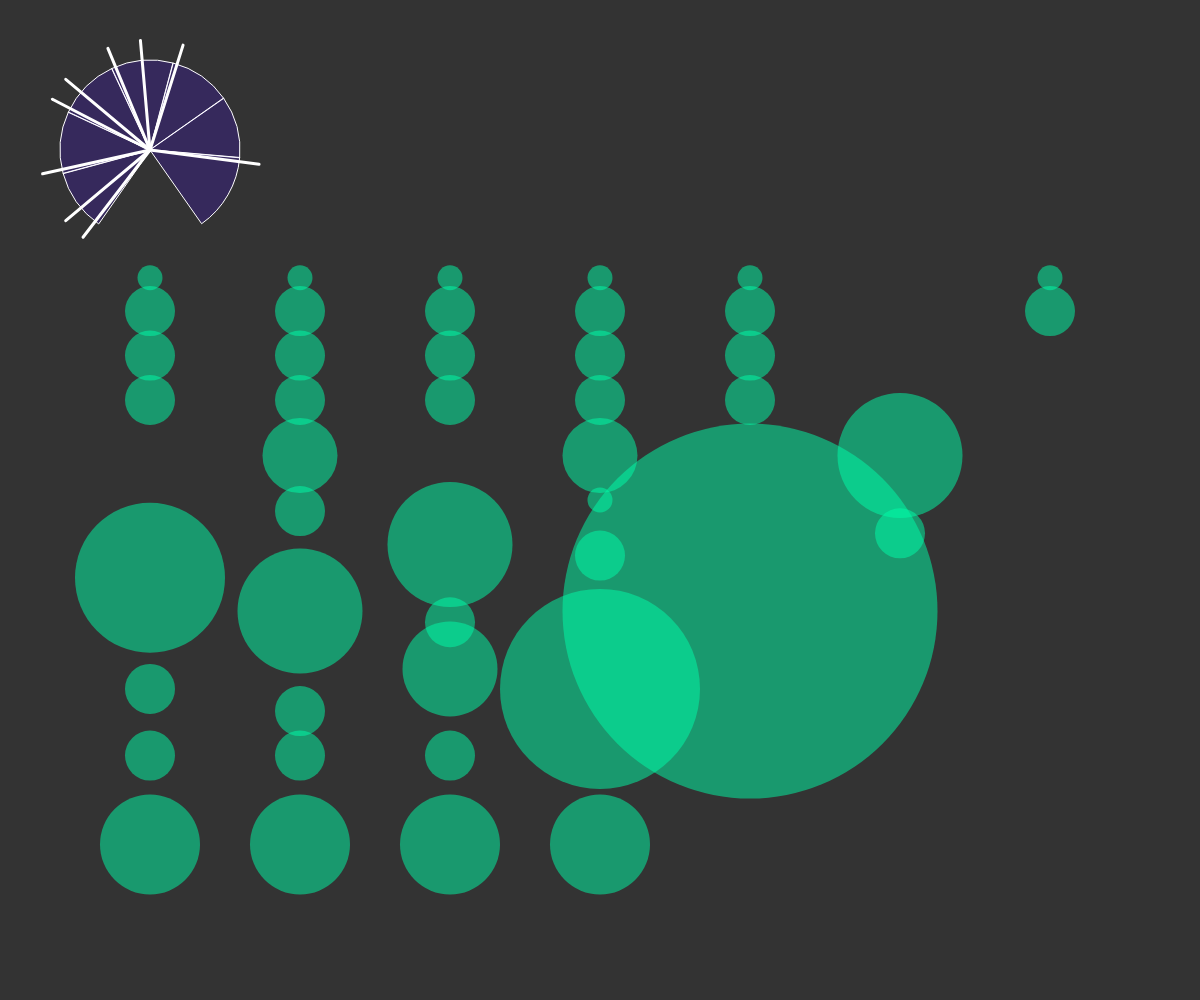
Frame 1 (no input)
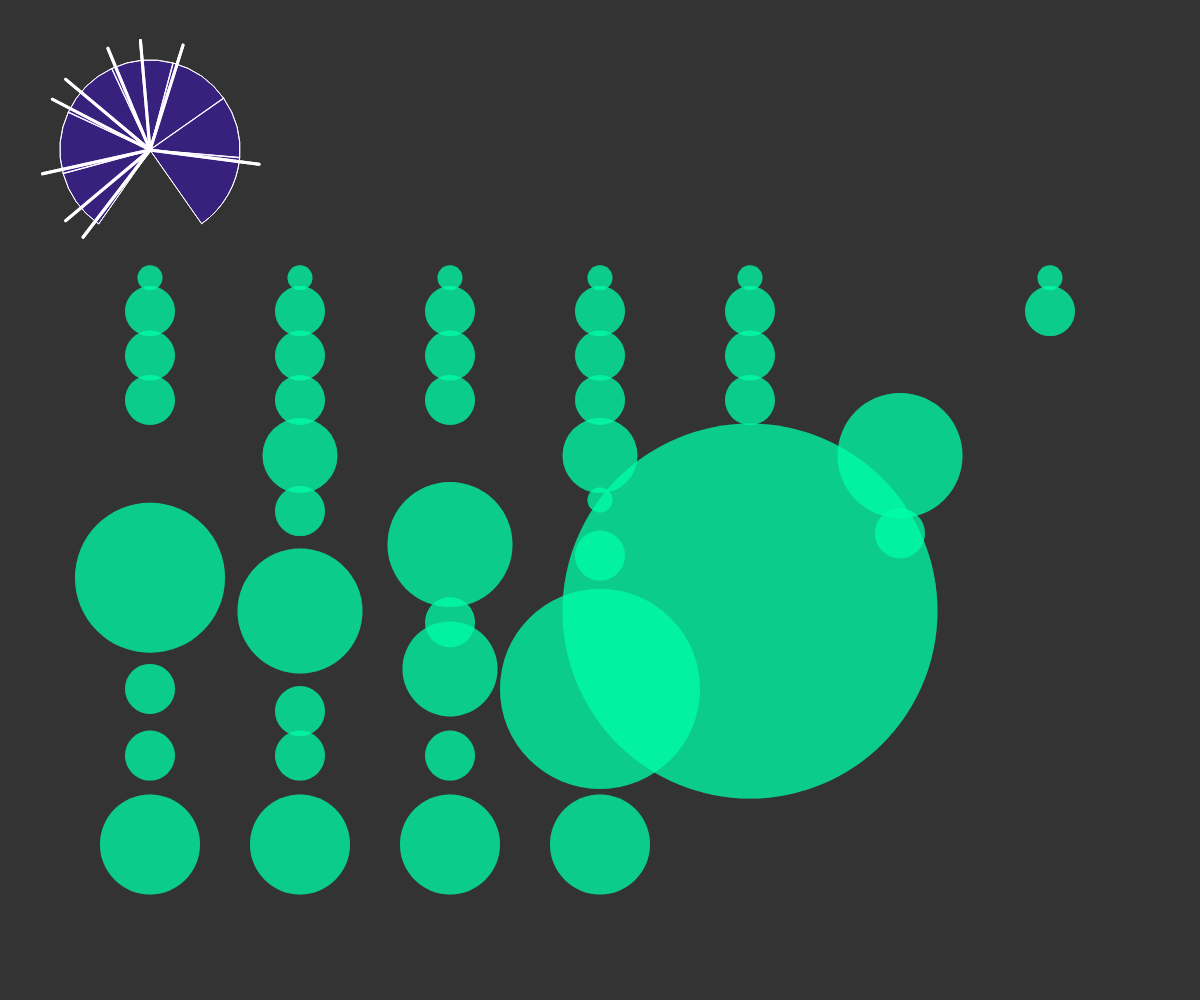
Frame 2 (the mouse pressed at the canvas centre, redrawn once)

The p5.js sketch that drew these frames (run headless with seeded random() and noise() and a simulated clock; the mouse was pressed at the canvas centre and the sketch redrawn once):

// p5.js sketch
// ── sketch.js
/** Midterm Project by 
 * Laura Kurtzberg
 * for Creative Coding
 * UM Interactive
 **/
 
var canvaswidth = 1200;
var canvasheight = 1000;
var margin = 40;

var timewindow = 0;
var myschedule = 
[
  {
    "day": "Monday",
    "starttime": 7,
    "endtime": 7,
    "name": "Wake Up",
    "type": "moment"
  },
  {
    "day": "Monday",
    "starttime": 7.5,
    "endtime": 8,
    "name": "Yoga",
    "type": "yoga"
  },
  {
    "day": "Monday",
    "starttime": 8,
    "endtime": 9,
    "name": "Breakfast",
    "type": "food"
  },
  {
    "day": "Monday",
    "starttime": 9,
    "endtime": 10,
    "name": "Get Ready",
    "type": "prep"
  },
  {
    "day": "Monday",
    "starttime": 10,
    "endtime": 11,
    "name": "Morning Commute",
    "type": "commute"
  },
  {
    "day": "Monday",
    "starttime": 12,
    "endtime": 12,
    "name": "Snack",
    "type": "food"
  },
  {
    "day": "Monday",
    "starttime": 13,
    "endtime": 16,
    "name": "Design Innovation",
    "type": "class"
  },
  {
    "day": "Monday",
    "starttime": 16.5,
    "endtime": 17.5,
    "name": "Evening Commute",
    "type": "commute"
  },
  {
    "day": "Monday",
    "starttime": 18,
    "endtime": 19,
    "name": "Dinner",
    "type": "food"
  },
  {
    "day": "Monday",
    "starttime": 19.5,
    "endtime": 21.5,
    "name": "Capoeira",
    "type": "capoeira"
  },
  {
    "day": "Tuesday",
    "starttime": 7,
    "endtime": 7,
    "name": "Wake Up",
    "type": "moment"
  },
  {
    "day": "Tuesday",
    "starttime": 7.5,
    "endtime": 8,
    "name": "Yoga",
    "type": "yoga"
  },
  {
    "day": "Tuesday",
    "starttime": 8,
    "endtime": 9,
    "name": "Breakfast",
    "type": "food"
  },
  {
    "day": "Tuesday",
    "starttime": 9,
    "endtime": 10,
    "name": "Get Ready",
    "type": "prep"
  },
  {
    "day": "Tuesday",
    "starttime": 10,
    "endtime": 11,
    "name": "Morning Commute",
    "type": "commute"
  },
  {
    "day": "Tuesday",
    "starttime": 11,
    "endtime": 12.5,
    "name": "Data Viz",
    "type": "class"
  },
  {
    "day": "Tuesday",
    "starttime": 12.5,
    "endtime": 13.5,
    "name": "Capoeira Club",
    "type": "capoeira"
  },
  {
    "day": "Tuesday",
    "starttime": 14,
    "endtime": 16.5,
    "name": "Interfaces",
    "type": "class"
  },
  {
    "day": "Thursday",
    "starttime": 14,
    "endtime": 14,
    "name": "Snack",
    "type": "food"
  },
  {
    "day": "Tuesday",
    "starttime": 17,
    "endtime": 18,
    "name": "Evening Commute",
    "type": "commute"
  },
  {
    "day": "Tuesday",
    "starttime": 18,
    "endtime": 19,
    "name": "Dinner",
    "type": "food"
  },
  {
    "day": "Tuesday",
    "starttime": 19.5,
    "endtime": 21.5,
    "name": "Capoeira",
    "type": "capoeira"
  },
  {
    "day": "Wednesday",
    "starttime": 7,
    "endtime": 7,
    "name": "Wake Up",
    "type": "moment"
  },
  {
    "day": "Wednesday",
    "starttime": 7.5,
    "endtime": 8,
    "name": "Yoga",
    "type": "yoga"
  },
  {
    "day": "Wednesday",
    "starttime": 8,
    "endtime": 9,
    "name": "Breakfast",
    "type": "food"
  },
  {
    "day": "Wednesday",
    "starttime": 9,
    "endtime": 10,
    "name": "Get Ready",
    "type": "prep"
  },
  {
    "day": "Wednesday",
    "starttime": 10,
    "endtime": 11,
    "name": "Morning Commute",
    "type": "commute"
  },
  {
    "day": "Wednesday",
    "starttime": 12,
    "endtime": 12,
    "name": "Snack",
    "type": "food"
  },
  {
    "day": "Wednesday",
    "starttime": 12.5,
    "endtime": 15,
    "name": "Creative Coding",
    "type": "class"
  },
  {
    "day": "Wednesday",
    "starttime": 15,
    "endtime": 16,
    "name": "Counseling",
    "type": "appointment"
  },
  {
    "day": "Wednesday",
    "starttime": 15.6,
    "endtime": 17.5,
    "name": "Evening Commute",
    "type": "commute"
  },
  {
    "day": "Wednesday",
    "starttime": 18,
    "endtime": 19,
    "name": "Dinner",
    "type": "food"
  },
  {
    "day": "Wednesday",
    "starttime": 19.5,
    "endtime": 21.5,
    "name": "Capoeira",
    "type": "capoeira"
  },
  {
    "day": "Thursday",
    "starttime": 7,
    "endtime": 7,
    "name": "Wake Up",
    "type": "moment"
  },
  {
    "day": "Thursday",
    "starttime": 7.5,
    "endtime": 8,
    "name": "Yoga",
    "type": "yoga"
  },
  {
    "day": "Thursday",
    "starttime": 8,
    "endtime": 9,
    "name": "Breakfast",
    "type": "food"
  },
  {
    "day": "Thursday",
    "starttime": 9,
    "endtime": 10,
    "name": "Get Ready",
    "type": "prep"
  },
  {
    "day": "Thursday",
    "starttime": 10,
    "endtime": 11,
    "name": "Morning Commute",
    "type": "commute"
  },
  {
    "day": "Thursday",
    "starttime": 11,
    "endtime": 12.5,
    "name": "Data Viz",
    "type": "class"
  },
  {
    "day": "Thursday",
    "starttime": 12.5,
    "endtime": 13,
    "name": "Meet with Clay",
    "type": "meeting"
  },
  {
    "day": "Thursday",
    "starttime": 13.5,
    "endtime": 14.5,
    "name": "Commute",
    "type": "commute"
  },
  {
    "day": "Thursday",
    "starttime": 15,
    "endtime": 19,
    "name": "Univision",
    "type": "fellowship"
  },
  {
    "day": "Thursday",
    "starttime": 19.5,
    "endtime": 21.5,
    "name": "Capoeira",
    "type": "capoeira"
  },
  {
    "day": "Friday",
    "starttime": 7,
    "endtime": 7,
    "name": "Wake Up",
    "type": "moment"
  },
  {
    "day": "Friday",
    "starttime": 7.5,
    "endtime": 8,
    "name": "Yoga",
    "type": "yoga"
  },
  {
    "day": "Friday",
    "starttime": 8,
    "endtime": 9,
    "name": "Breakfast",
    "type": "food"
  },
  {
    "day": "Friday",
    "starttime": 9,
    "endtime": 10,
    "name": "Get Ready",
    "type": "prep"
  },
  {
    "day": "Friday",
    "starttime": 10,
    "endtime": 11,
    "name": "Morning Commute",
    "type": "commute"
  },
  {
    "day": "Friday",
    "starttime": 11.5,
    "endtime": 19,
    "name": "Univision",
    "type": "fellowship"
  },
  {
    "day": "Saturday",
    "starttime": 10.5,
    "endtime": 13,
    "name": "Capoeira",
    "type": "capoeira"
  },
  {
    "day": "Saturday",
    "starttime": 13,
    "endtime": 14,
    "name": "Farmers Market",
    "type": "food"
  },
  {
    "day": "Sunday",
    "starttime": 7,
    "endtime": 7,
    "name": "Wake Up",
    "type": "moment"
  },
  {
    "day": "Sunday",
    "starttime": 7.5,
    "endtime": 8,
    "name": "Yoga",
    "type": "yoga"
  },
  {
    "day": "Sunday",
    "starttime": 8,
    "endtime": 9,
    "name": "Breakfast",
    "type": "food"
  }
];

function setup() {
  createCanvas(canvaswidth,canvasheight);
  noLoop();
  background(51);
  angleMode(DEGREES);
}

function draw() {
  b = color('hsla(255, 100%, 50%, 0.2)');
  fill(b);
  stroke(255);
  arc(150, 150, 180, 180, 125, 165, PIE); //Monday
  arc(150, 150, 180, 180, 165, 205, PIE); //Tuesday
  arc(150, 150, 180, 180, 205, 245, PIE); //Wednesday
  arc(150, 150, 180, 180, 245, 285, PIE); //Thursday
  arc(150, 150, 180, 180, 285, 325, PIE); //Friday
  arc(150, 150, 180, 180, 325, 365, PIE); //Saturday
  arc(150, 150, 180, 180, 365, 55, PIE); //Sunday
  
  c = color('hsla(160, 100%, 50%, 0.5)');
  fill(c);
  
  noStroke();
  for (var element of myschedule) {
    timewindow = abs(element.endtime - element.starttime);
    
    if (timewindow > 0) {
      noStroke();
      ellipse(map(lineassign(element.day), 0, 7, 150, canvaswidth), map(element.starttime+(timewindow/2), 6, 24, 200, canvasheight), map(timewindow, 0, 24, 0, canvaswidth));
    } else if (timewindow == 0) {
       push();
       stroke(255);
       strokeWeight(3);
       translate(150,150);
       rotate(-235);
        
       rotate(map(element.starttime, 6, 22, (40*lineassign(element.day)), 40 + (40*lineassign(element.day)) ));
       line(0, 0, 110, 0);
       pop();
    }
  }
  
}

function lineassign(day) {
    if (day == "Monday") {
      return 0;
    } else if (day == "Tuesday") {
      return 1;
    } else if (day == "Wednesday") {
      return 2;
    } else if (day == "Thursday") {
      return 3;
    } else if (day == "Friday") {
      return 4;
    } else if (day == "Saturday") {
      return 5;
    } else if (day == "Sunday") {
      return 6;
    }
  }
